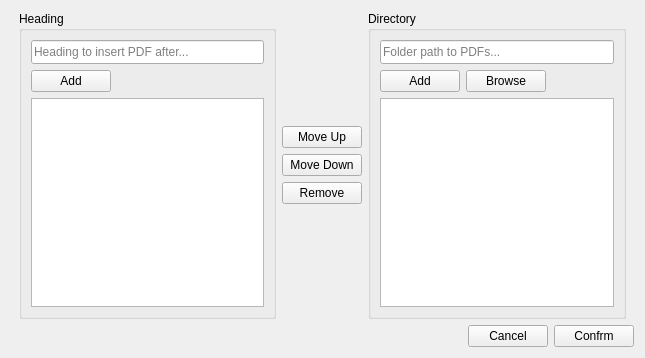
<?xml version="1.0" encoding="UTF-8"?>
<ui version="4.0">
 <class>Form</class>
 <widget class="QWidget" name="Form">
  <property name="geometry">
   <rect>
    <x>0</x>
    <y>0</y>
    <width>645</width>
    <height>358</height>
   </rect>
  </property>
  <property name="windowTitle">
   <string>Add More PDFs</string>
  </property>
  <layout class="QVBoxLayout" name="verticalLayout">
   <item>
    <layout class="QGridLayout" name="gridLayout">
     <property name="leftMargin">
      <number>8</number>
     </property>
     <property name="topMargin">
      <number>0</number>
     </property>
     <property name="rightMargin">
      <number>8</number>
     </property>
     <property name="bottomMargin">
      <number>0</number>
     </property>
     <item row="0" column="2">
      <widget class="QGroupBox" name="groupBox_2">
       <property name="title">
        <string>Directory</string>
       </property>
       <layout class="QVBoxLayout" name="verticalLayout_4">
        <item>
         <layout class="QGridLayout" name="gridLayout_3">
          <item row="0" column="0">
           <widget class="QLineEdit" name="dir_input">
            <property name="minimumSize">
             <size>
              <width>0</width>
              <height>24</height>
             </size>
            </property>
            <property name="placeholderText">
             <string>Folder path to PDFs...</string>
            </property>
           </widget>
          </item>
          <item row="1" column="0">
           <layout class="QHBoxLayout" name="horizontalLayout_4">
            <item>
             <widget class="QPushButton" name="add_dir_btn">
              <property name="text">
               <string>Add</string>
              </property>
             </widget>
            </item>
            <item>
             <widget class="QPushButton" name="browse_btn">
              <property name="text">
               <string>Browse</string>
              </property>
             </widget>
            </item>
            <item>
             <spacer name="horizontalSpacer_3">
              <property name="orientation">
               <enum>Qt::Horizontal</enum>
              </property>
              <property name="sizeHint" stdset="0">
               <size>
                <width>40</width>
                <height>20</height>
               </size>
              </property>
             </spacer>
            </item>
           </layout>
          </item>
          <item row="2" column="0">
           <widget class="QListWidget" name="dir_list"/>
          </item>
         </layout>
        </item>
       </layout>
      </widget>
     </item>
     <item row="0" column="0">
      <widget class="QGroupBox" name="groupBox">
       <property name="title">
        <string>Heading</string>
       </property>
       <layout class="QVBoxLayout" name="verticalLayout_2">
        <item>
         <layout class="QGridLayout" name="gridLayout_2">
          <item row="1" column="0">
           <layout class="QHBoxLayout" name="horizontalLayout_3">
            <item>
             <widget class="QPushButton" name="add_heading_btn">
              <property name="text">
               <string>Add</string>
              </property>
             </widget>
            </item>
            <item>
             <spacer name="horizontalSpacer_2">
              <property name="orientation">
               <enum>Qt::Horizontal</enum>
              </property>
              <property name="sizeHint" stdset="0">
               <size>
                <width>40</width>
                <height>20</height>
               </size>
              </property>
             </spacer>
            </item>
           </layout>
          </item>
          <item row="0" column="0">
           <widget class="QLineEdit" name="heading_input">
            <property name="minimumSize">
             <size>
              <width>0</width>
              <height>24</height>
             </size>
            </property>
            <property name="placeholderText">
             <string>Heading to insert PDF after...</string>
            </property>
           </widget>
          </item>
          <item row="2" column="0">
           <widget class="QListWidget" name="heading_list">
            <property name="focusPolicy">
             <enum>Qt::StrongFocus</enum>
            </property>
            <property name="editTriggers">
             <set>QAbstractItemView::CurrentChanged|QAbstractItemView::DoubleClicked|QAbstractItemView::SelectedClicked</set>
            </property>
           </widget>
          </item>
         </layout>
        </item>
       </layout>
      </widget>
     </item>
     <item row="0" column="1">
      <layout class="QVBoxLayout" name="verticalLayout_3">
       <item>
        <spacer name="verticalSpacer">
         <property name="orientation">
          <enum>Qt::Vertical</enum>
         </property>
         <property name="sizeHint" stdset="0">
          <size>
           <width>20</width>
           <height>40</height>
          </size>
         </property>
        </spacer>
       </item>
       <item>
        <widget class="QPushButton" name="move_up_btn">
         <property name="text">
          <string>Move Up</string>
         </property>
        </widget>
       </item>
       <item>
        <widget class="QPushButton" name="move_down_btn">
         <property name="text">
          <string>Move Down</string>
         </property>
        </widget>
       </item>
       <item>
        <widget class="QPushButton" name="remove_btn">
         <property name="text">
          <string>Remove</string>
         </property>
        </widget>
       </item>
       <item>
        <spacer name="verticalSpacer_2">
         <property name="orientation">
          <enum>Qt::Vertical</enum>
         </property>
         <property name="sizeHint" stdset="0">
          <size>
           <width>20</width>
           <height>40</height>
          </size>
         </property>
        </spacer>
       </item>
      </layout>
     </item>
    </layout>
   </item>
   <item>
    <layout class="QHBoxLayout" name="horizontalLayout">
     <item>
      <spacer name="horizontalSpacer">
       <property name="orientation">
        <enum>Qt::Horizontal</enum>
       </property>
       <property name="sizeHint" stdset="0">
        <size>
         <width>40</width>
         <height>20</height>
        </size>
       </property>
      </spacer>
     </item>
     <item>
      <widget class="QPushButton" name="cancel_btn">
       <property name="text">
        <string>Cancel</string>
       </property>
      </widget>
     </item>
     <item>
      <widget class="QPushButton" name="confirm_btn">
       <property name="text">
        <string>Confrm</string>
       </property>
      </widget>
     </item>
    </layout>
   </item>
  </layout>
 </widget>
 <resources/>
 <connections/>
</ui>
